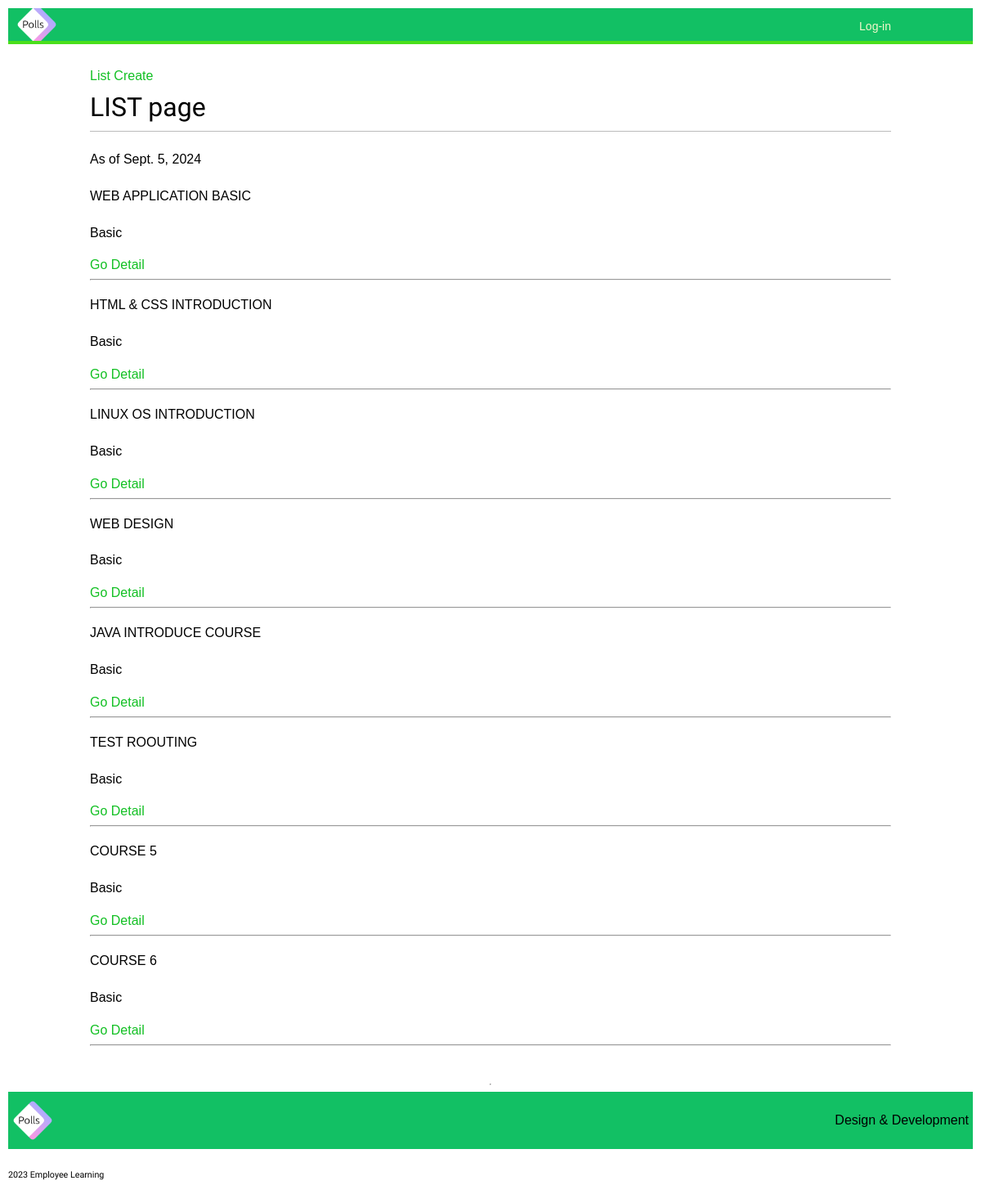
Screenshot of /course-list/ with the database file from the repository.
### employee_learning/models.py (models this page shows, shortened)
class LearningCourse(models.Model):
    LEVEL = [('B', 'Basic'), ('I', 'Intermediate'), ('A', 'Advanced'),]
    title = models.CharField(max_length=50, unique=True)
    level = models.CharField(max_length=1, choices=LEVEL)
    employee = models.ManyToManyField(Employee)

### employee_learning/views.py (the view)
# urls.py: path('course-list/', CourseList.as_view(), name='course_list'),
class CourseList(ListView):
    queryset = LearningCourse.objects.filter(level='B')
    template_name = 'employee_learning/course_list.html'
    context_object_name = 'course_object_list'
    def get_context_data(self, **kwargs):
        context = super().get_context_data(**kwargs)
        context['today'] = datetime.date.today()
        return context

### employee_learning/templates/employee_learning/course_list.html (shortened to what this page needs)
{% extends "base.html" %}
{% block content %}
<h1 class="text-center mt-5">LIST page</h1>
<p class="text-muted test-center mb-5">As of {{ today }}</p>
{% for course in object_list %}
<p>{{ course.title|upper }}</p>
<p>{{ course.get_level_display }}</p>
<a href="{% url 'employee_learning:course_detail' course.pk %}">Go
    Detail</a>
<hr>
{% endfor %}
{% endblock %}

### acc/static/css/base.css (style rules this page uses)
p { line-height: 1.8; }
a { color:#12c023; text-decoration:none; }
h1, h2, h3, h4, h5 , h6 { font-family: 'Muli', sans-serif; font-weight:normal; }
h1 { border-bottom:1px solid #bbb; padding:0 0 10px 0; margin:10px 0 20px 0; }

### rows the page displays
LearningCourse: title "WEB APPLICATION BASIC", level "Basic"
LearningCourse: title "HTML & CSS INTRODUCTION", level "Basic"
LearningCourse: title "LINUX OS INTRODUCTION", level "Basic"
LearningCourse: title "WEB DESIGN", level "Basic"
LearningCourse: title "JAVA INTRODUCE COURSE", level "Basic"
LearningCourse: title "TEST ROOUTING", level "Basic"
LearningCourse: title "COURSE 5", level "Basic"
LearningCourse: title "COURSE 6", level "Basic"

### other values shown
{{ today }} "Sept. 5, 2024"
